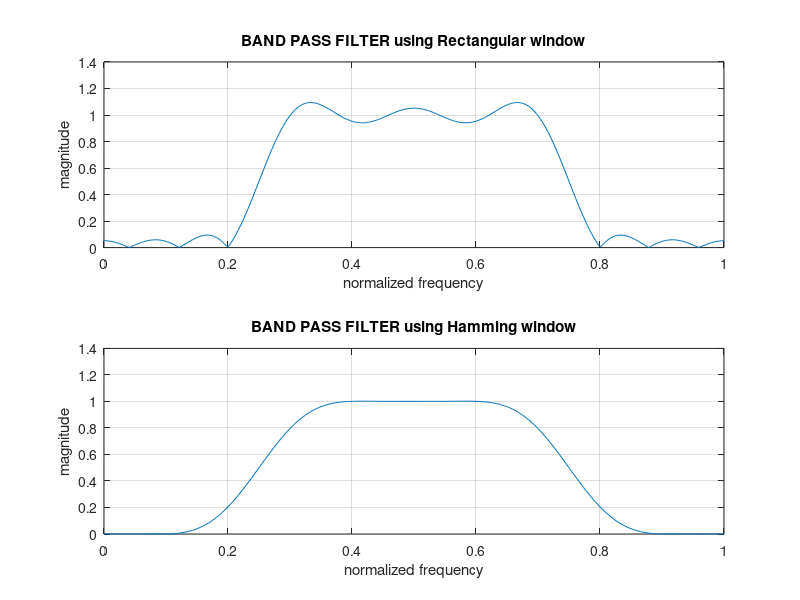

The MATLAB source for this figure:
clc;clear all;close all;
wc1=0.25*pi;
wc2=0.75*pi;
N=25;
e=0.001;
a=(N-1)/2;
n=0:1:N-1;
hd=(sin(wc2*(n-a+e))-sin(wc1*(n-a+e)))./(pi*(n-a+e));

wr=boxcar(N);
hn=hd.*wr';
w=0:0.01:pi;
h=freqz(hn,1,w);
subplot(2,1,1);
plot(w/pi,abs(h));
grid;
xlabel('normalized frequency');
ylabel('magnitude');
title('BAND PASS FILTER using Rectangular window');

wh=hamming(N);
hn=hd.*wh';
w=0:0.01:pi;
h=freqz(hn,1,w);
subplot(2,1,2);
plot(w/pi,abs(h));
grid;
xlabel('normalized frequency');
ylabel('magnitude');
title('BAND PASS FILTER using Hamming window');
